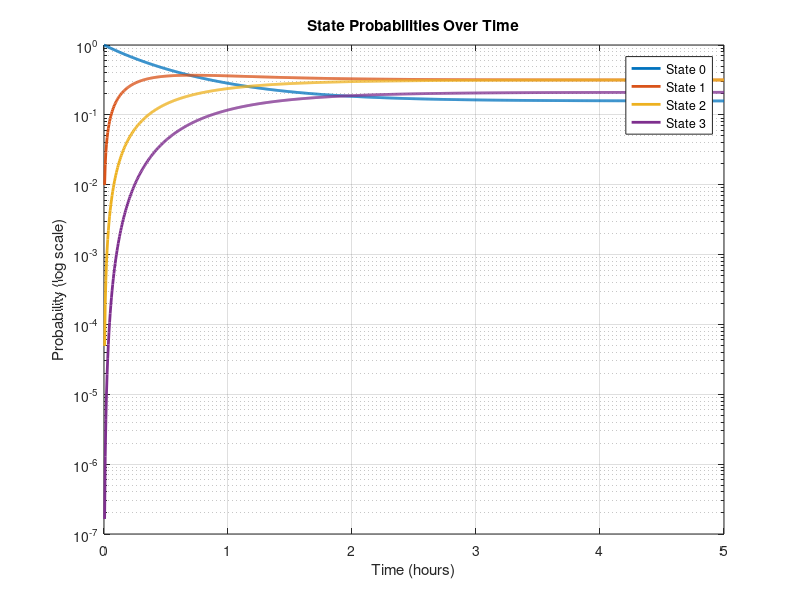
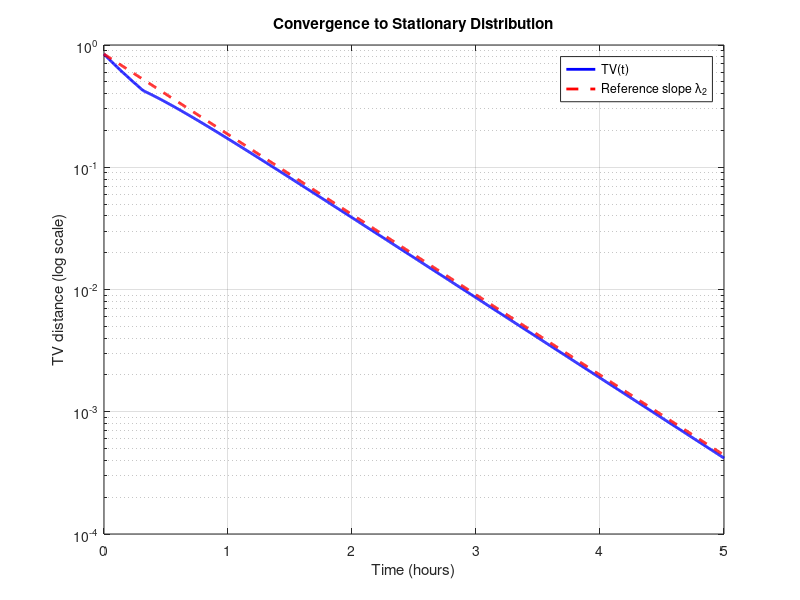

MATLAB code for these plots, in order:
Q = [-2  2  0  0;
      1 -3  2  0;
      0  2 -4  2;
      0  0  3 -3];

lambda = sort(eig(Q), 'descend');

disp('Eigenvalues:');
disp(lambda);

disp('Sum of eigenvalues:');
disp(sum(lambda));

disp('Trace of Q:');
disp(trace(Q));

lambda2 = lambda(2);

pi = [3; 6; 6; 4]/19;

disp('Stationary distribution:');
disp(pi);

x0 = [1; 0; 0; 0];

t = linspace(0, 5, 1001);

X = zeros(4, length(t));

TV = zeros(1, length(t));

for j = 1:length(t)

    X(:,j) = expm(Q' * t(j)) * x0;

    TV(j) = 0.5 * sum(abs(X(:,j) - pi));

end

figure;

semilogy(t, X(1,:), 'LineWidth', 2);
hold on;
semilogy(t, X(2,:), 'LineWidth', 2);
semilogy(t, X(3,:), 'LineWidth', 2);
semilogy(t, X(4,:), 'LineWidth', 2);

xlabel('Time (hours)');
ylabel('Probability (log scale)');

title('State Probabilities Over Time');

legend('State 0', 'State 1', ...
       'State 2', 'State 3', ...
       'Location', 'best');

grid on;

figure;

semilogy(t, TV, 'b', 'LineWidth', 2);
hold on;

reference = TV(1) * exp(lambda2 * t);

semilogy(t, reference, 'r--', 'LineWidth', 2);

xlabel('Time (hours)');
ylabel('TV distance (log scale)');

title('Convergence to Stationary Distribution');

legend('TV(t)', ...
       'Reference slope \lambda_2', ...
       'Location', 'best');

grid on;

TVfun = @(s) 0.5 * sum(abs(expm(Q' * s) * x0 - pi));

t01 = fzero(@(s) TVfun(s) - 0.01, [0 5]);

fprintf('Time when TV = 0.01: %.6f hours\n', t01);

t_approx = log(100)/abs(lambda2);

fprintf('Approximation ln(100)/|lambda2|: %.6f hours\n', ...
        t_approx);

fprintf('Difference: %.6f hours\n', t_approx - t01);
